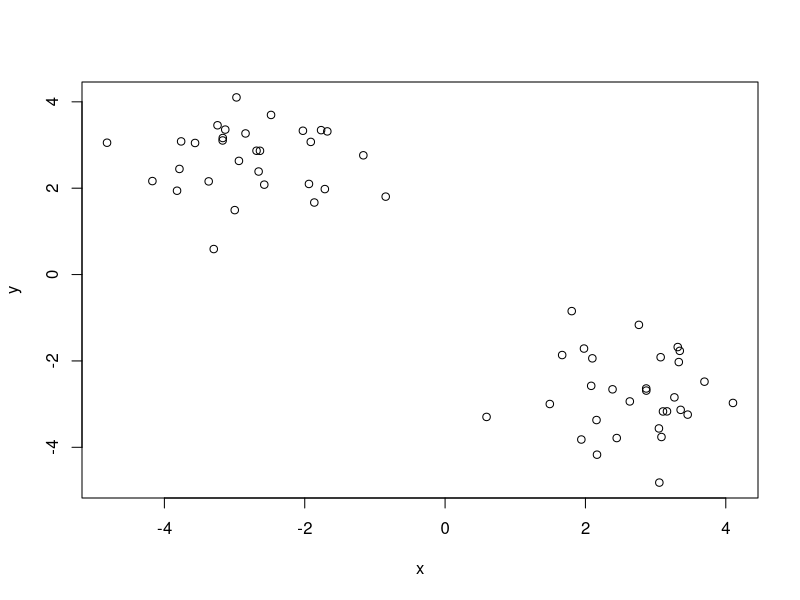
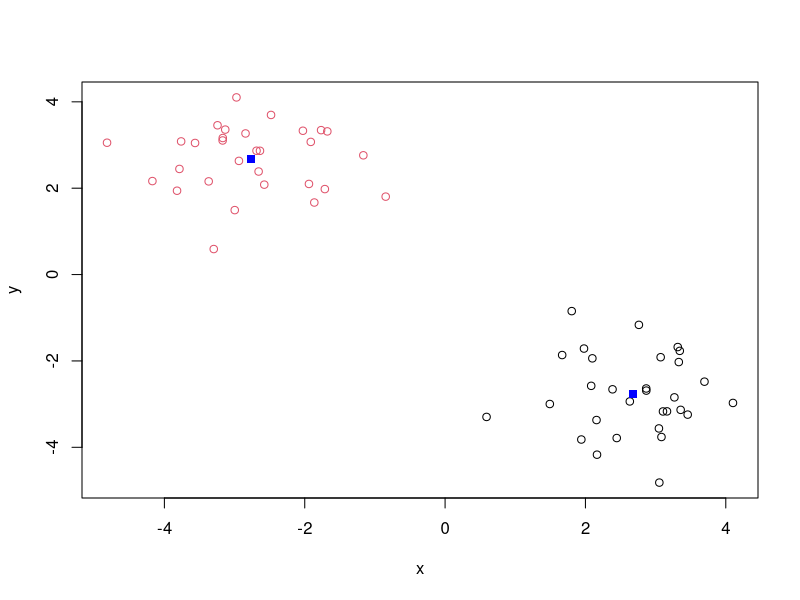
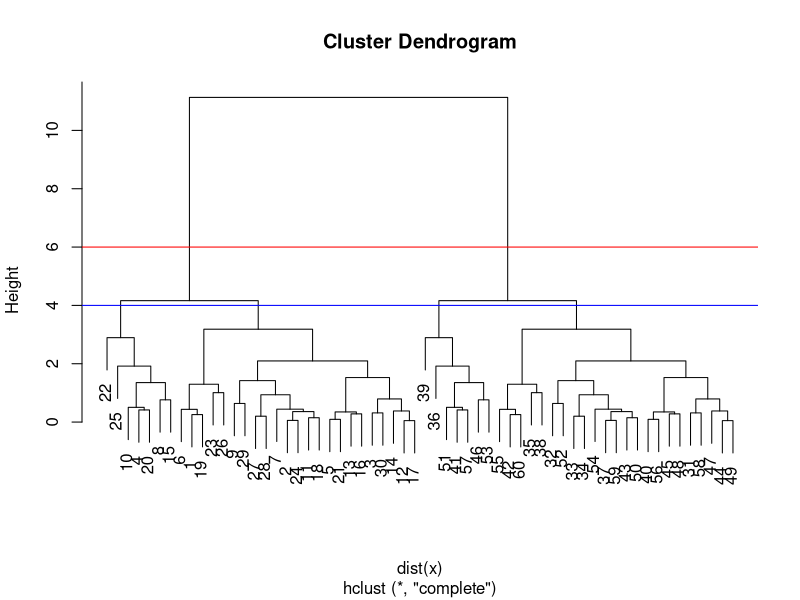
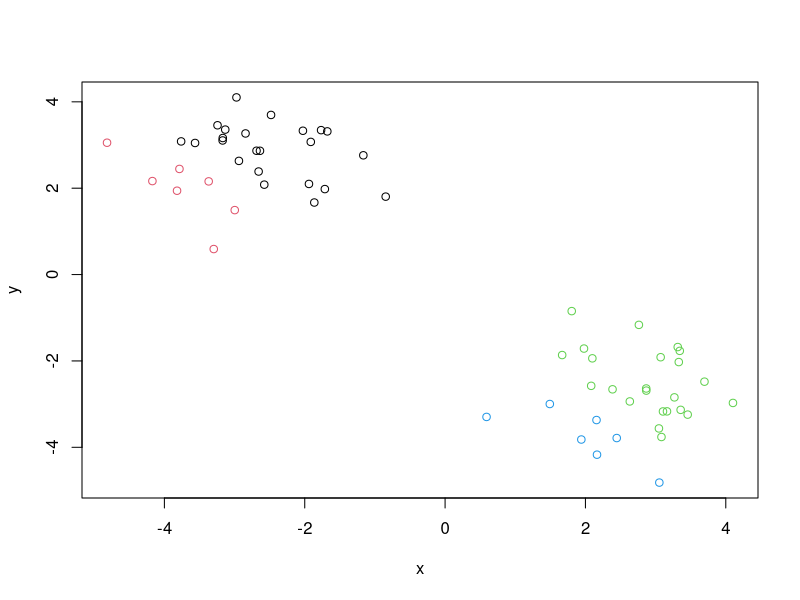
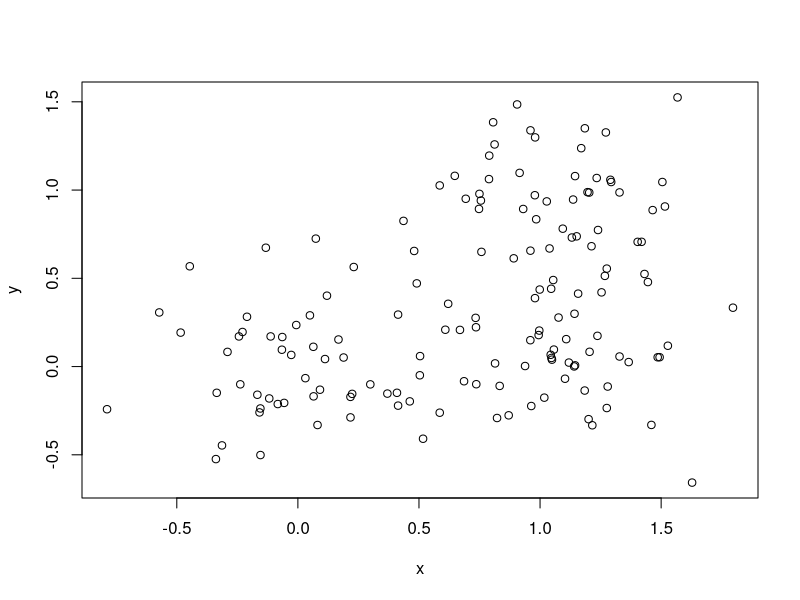
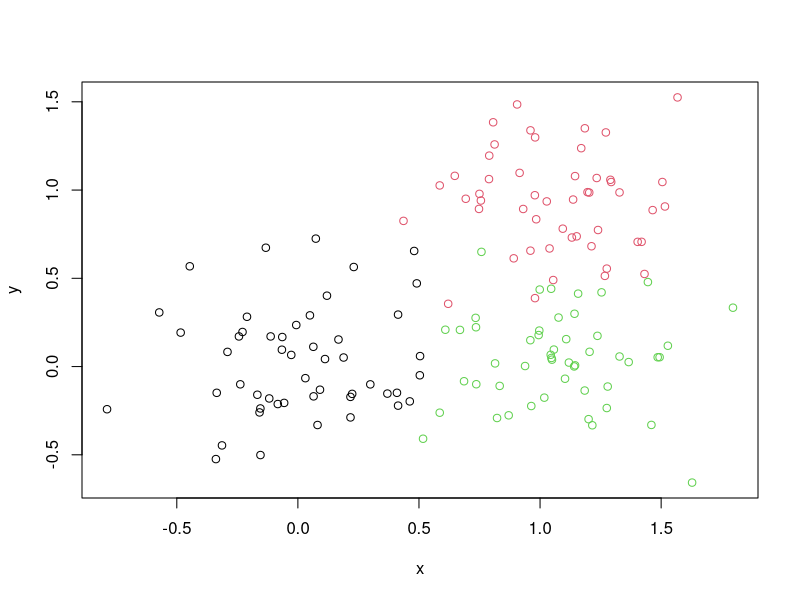
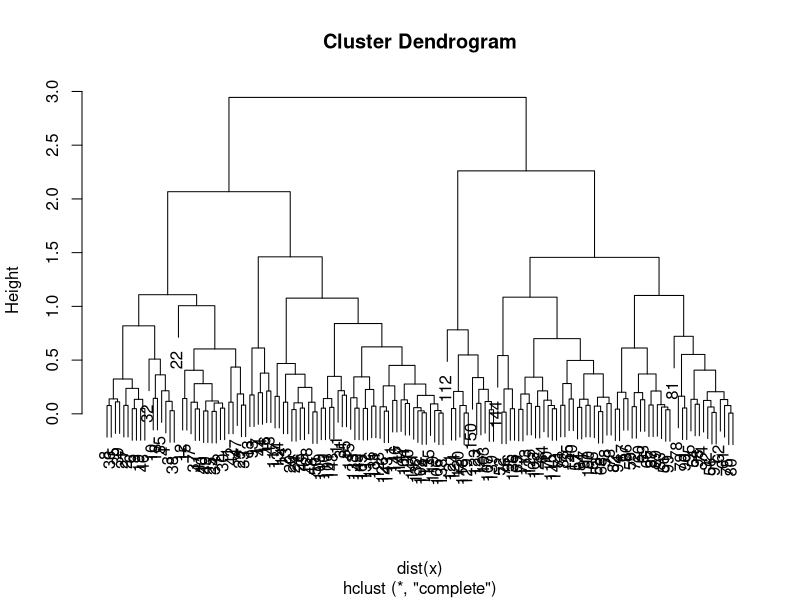

Write R code to recreate these figures, in order.
## ---- chunk 1
tmp <- c(rnorm(30,-3), rnorm(30,3)) #data are going to be flipped around -3/3
x <- cbind(x=tmp, y=rev(tmp))
plot(x)
## ---- chunk 2
k<-kmeans(x,centers=2,nstart=20)
## ---- chunk 3
k$cluster
## ---- chunk 4
table(k$cluster)
## ---- chunk 5
plot(x,col=k$cluster)
##funciont point will add points to an existing plot
points(k$centers, col="blue",pch=15)

## ---- chunk 6
hc <-hclust ( dist(x))
## ---- chunk 7
plot (hc)
abline(h=6, col="red")
abline(h=4, col="blue")
cutree(hc,h=6)
## ---- chunk 8
grps<-cutree(hc,h=4)
table(grps)
## ---- chunk 9
cutree(hc,k=2)
## ---- chunk 10
plot(x, col=grps)
## ---- chunk 11
# Step 1. Generate some example data for clustering
x <- rbind(
 matrix(rnorm(100, mean=0, sd = 0.3), ncol = 2), # c1
 matrix(rnorm(100, mean = 1, sd = 0.3), ncol = 2), # c2
 matrix(c(rnorm(50, mean = 1, sd = 0.3), # c3
 rnorm(50, mean = 0, sd = 0.3)), ncol = 2))
colnames(x) <- c("x", "y")
## ---- chunk 12
# Step 2. Plot the data without clustering
plot(x)
## ---- chunk 13
# Step 3. Generate colors for known clusters
# (just so we can compare to hclust results)
col <- as.factor( rep(c("c1","c2","c3"), each=50) )
plot(x, col=col)
## ---- chunk 14
hc <-hclust ( dist(x))
## ---- chunk 15
plot (hc)

